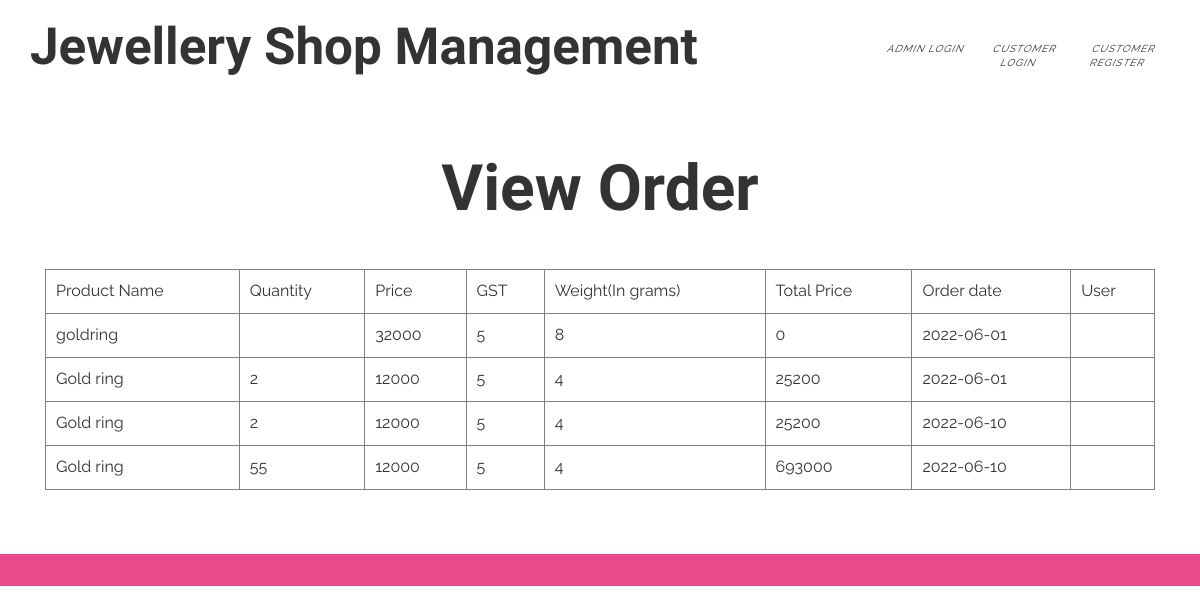
The page /vieworder.php on the database its author committed.
### tables this page shows
CREATE TABLE IF NOT EXISTS `order_table` (
  `order_id` int(10) NOT NULL AUTO_INCREMENT,
  `odate` date NOT NULL,
  `product_id` int(10) NOT NULL,
  `product_name` text NOT NULL,
  `product_quantity` text NOT NULL,
  `pprice` text NOT NULL,
  `gst` text NOT NULL,
  `price` int(10) NOT NULL,
  `uid` text NOT NULL,
  `pweight` text NOT NULL,
  PRIMARY KEY (`order_id`),
  UNIQUE KEY `order_id` (`order_id`)
);

### vieworder.php (the view, shortened to what this page needs)
<?php
include("header.php");
?>
<div class="contact">
    <div class="container">
           <h3>View Order</h3>
		   <div class="col-md-12 contact-top">
		   <table align="left" cellpadding="10" cellspacing="0" border="1" width="100%">
		   <tr><td>Product Name</td><td>Quantity</td><td>Price</td><td>GST</td><td>Weight(In grams)</td><td>Total Price</td><td>Order date</td><td>User</td></tr>
		   <?php
		   $uid=$_SESSION['uname'];
		   if($_SESSION['aid']!='')
			{
		   $q=mysql_query("select * from  order_table");
			}
			else
			{
		   $q=mysql_query("select * from  order_table where uid='$uid'");
		   }
		    while($m=mysql_fetch_array($q))
			   {
			   $product_quantity=$m['product_quantity'];
			   $product_name=$m['product_name'];
			   $price=$m['price'];
			   $pprice=$m['pprice'];
			    $gst=$m['gst'];
			   $odate=$m['odate'];
			   $uid=$m['uid'];
			   $pweight=$m['pweight'];
		   			   echo "<tr><td>$product_name</td><td>$product_quantity</td><td>$pprice</td><td>$gst</td><td>$pweight</td><td>$price</td><td>$odate</td><td>$uid</td></tr>";
			   }
		   ?>
		   </table>
        </div>
    </div>
  </div>
<?php
include("footer.php");
?>

### css/style.css (style rules this page uses)
html, body { font-family: 'Raleway', sans-serif; font-size: 100%; background: #FFf; }
h1,h2,h3,h4,h5,h6 { margin:0; }
body, html { padding: 0; margin: 0; text-align: center; }
.contact { padding: 4em 0; text-align: left; }
.contact h3 { color: #333; font-size: 4em; font-weight: 700; font-family: 'Tangerine', cursive; margin-bottom: 0.7em; text-align: center; text-align:center; }

### rows shown on the page
order_table: product_name "goldring", pprice "32000", gst "5", pweight "8", price "0", odate "2022-06-01"
order_table: product_name "Gold ring", product_quantity "2", pprice "12000", gst "5", pweight "4", price "25200", odate "2022-06-01"
order_table: product_name "Gold ring", product_quantity "2", pprice "12000", gst "5", pweight "4", price "25200", odate "2022-06-10"
order_table: product_name "Gold ring", product_quantity "55", pprice "12000", gst "5", pweight "4", price "693000", odate "2022-06-10"
